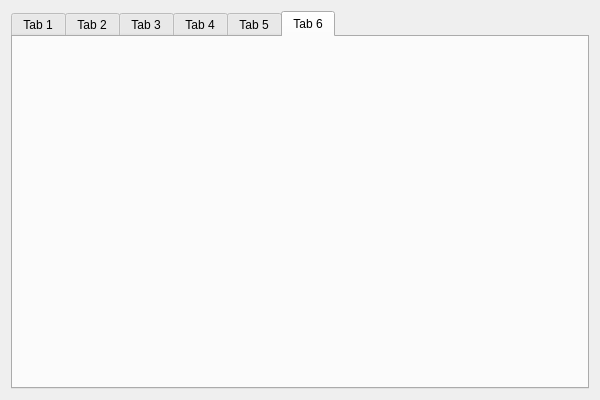
<?xml version="1.0" encoding="UTF-8"?>
<ui version="4.0">
 <class>MainWidget</class>
 <widget class="QWidget" name="MainWidget">
  <property name="geometry">
   <rect>
    <x>0</x>
    <y>0</y>
    <width>600</width>
    <height>400</height>
   </rect>
  </property>
  <property name="windowTitle">
   <string>MainWidget</string>
  </property>
  <layout class="QVBoxLayout" name="verticalLayout">
   <item>
    <widget class="QTabWidget" name="tabWidget">
     <property name="currentIndex">
      <number>5</number>
     </property>
     <widget class="QWidget" name="pTab1">
      <attribute name="title">
       <string>Tab 1</string>
      </attribute>
     </widget>
     <widget class="QWidget" name="pTab2">
      <attribute name="title">
       <string>Tab 2</string>
      </attribute>
     </widget>
     <widget class="QWidget" name="pTab3">
      <attribute name="title">
       <string>Tab 3</string>
      </attribute>
     </widget>
     <widget class="QWidget" name="pTab4">
      <attribute name="title">
       <string>Tab 4</string>
      </attribute>
     </widget>
     <widget class="QWidget" name="pTab5">
      <attribute name="title">
       <string>Tab 5</string>
      </attribute>
     </widget>
     <widget class="QWidget" name="pTab6">
      <attribute name="title">
       <string>Tab 6</string>
      </attribute>
     </widget>
    </widget>
   </item>
  </layout>
 </widget>
 <resources/>
 <connections/>
</ui>
